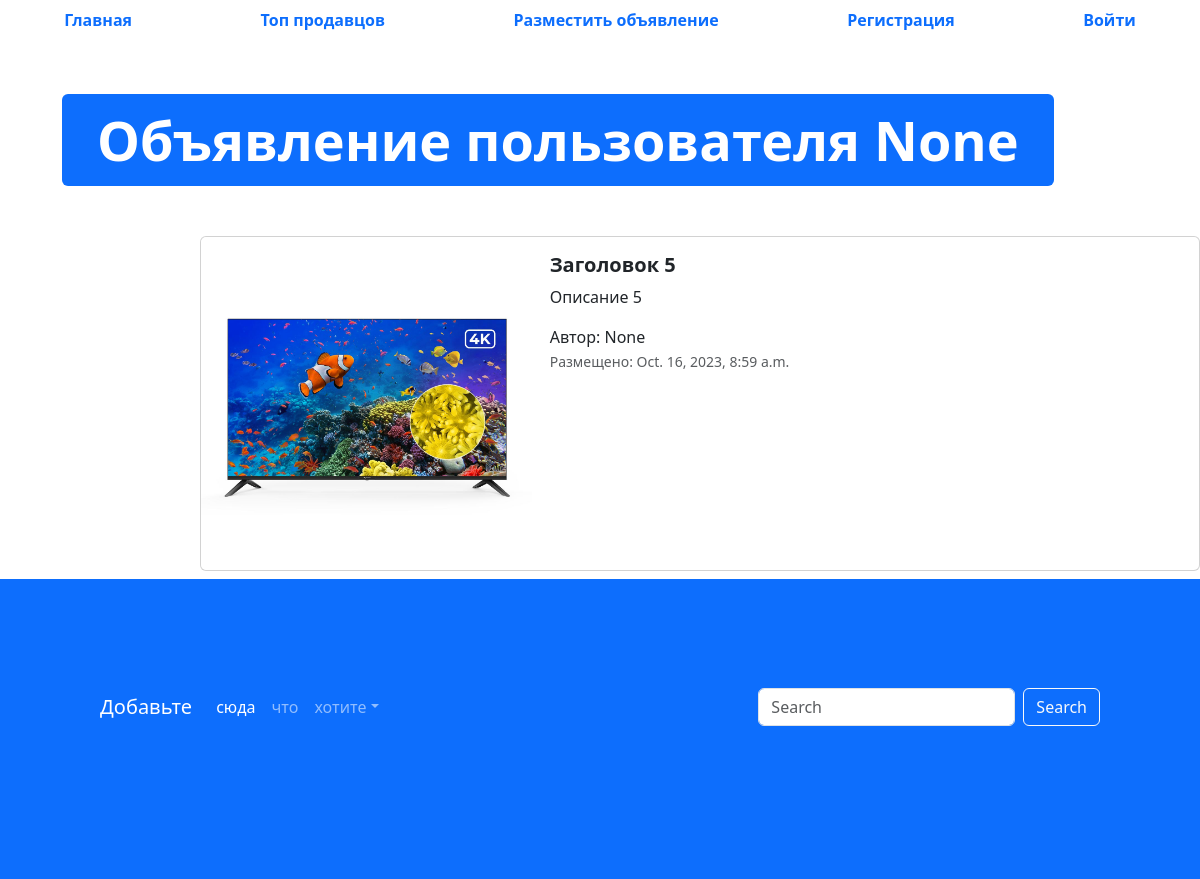
Page /advertisement/5 on the committed database.
### app_advertisement/models.py (models this page shows, shortened)
class Advertisement(models.Model):
    title = models.CharField('Заголовок', max_length=128)
    description = models.TextField('Описание')
    price = models.DecimalField('Цена', max_digits=10, decimal_places=2)
    auction = models.BooleanField('Торг', help_text='Отметьте, если торг будет уместен')
    created_at = models.DateTimeField('Дата создания', auto_now_add=True)
    updated_at = models.DateTimeField('Дата обновления', auto_now=True)
    user = models.ForeignKey(User, verbose_name='пользователь', on_delete=models.CASCADE, blank=True,null=True)
    image = models.ImageField("изображение", upload_to="advertisements/")
    class Meta:
        db_table = 'advertisements'

### app_advertisement/views.py (the view)
# urls.py: path('advertisement/<int:pk>', advertisement_detail, name = 'adv_detail'),
def advertisement_detail(request, pk):
    advertisement = Advertisement.objects.get(id=pk)
    context = {'advertisement' : advertisement}
    return render(request, 'app_advertisement/advertisement.html', context)

### templates/app_advertisement/advertisement.html (shortened to what this page needs)
{% extends 'base.html' %}
{% load static %}
{% block content %}
  <ul class="nav nav-pills sticky-top bg-white nav-fill">
    <li class="nav-item">
      <a class="nav-link" href="{% url 'main_page' %}">
        <span style="font-weight: bold;">Главная</span>
      </a>
    </li>
    <li class="nav-item">
      <a class="nav-link" href="{% url 'top_sellers' %}"><span style="font-weight: bold;">Топ продавцов</span>
      </a>
    </li>
    <li class="nav-item">
      <a class="nav-link" href="{% url 'adv_post' %}">
        <span style="font-weight: bold;">Разместить объявление</span>
      </a>
    </li>
    {% if not user.is_authenticated %}
    <li class="nav-item">
      <a class="nav-link" href="{% url 'register' %}">
        <span style="font-weight: bold;">Регистрация</span>
      </a>
    </li>
    <li class="nav-item">
      <a class="nav-link" href="{% url 'login' %}">
        <span style="font-weight: bold;">Войти</span>
      </a>
    </li>
    {% endif %}
  </ul>
  <div class="container" style="margin: 50px;">
    <div class="display-2">
      <span class="badge bg-primary">Объявление пользователя {{ advertisement.user }}</span>
    </div>
  </div>
  <div class="col offset-2">
    <div class="card mb-2" style="max-width: 1200px; margin-top: 20px;">
      <div class="row g-0">
        <div class="col-md-4">
          <a href="#" class="nav-link">
            <img src="{% if advertisement.image %} {{ advertisement.image.url }} {% else %} {% static 'img/adv.png' %} {% endif %}" class="img-fluid rounded-start" alt="Card title">
          </a>
        </div>
        <div class="col">
          <div class="card-body">
            <h5 class="card-title">
              <a href="#" class="nav-link"><strong>{{ advertisement.title }}</strong></a>
            </h5>
            <p class="card-text">
             {{ advertisement.description }}
            </p>
            <span>Автор: {{ advertisement.user }}</span>
            <p class="card-text"><small class="text-muted">Размещено: {{ advertisement.created_at }}</small></p>
          </div>
        </div>
      </div>
    </div>
  </div>
  <footer style="padding: 100px; min-height: 300px;" class="bg-primary">
    <nav class="navbar navbar-expand-sm navbar-dark">
      <a class="navbar-brand" href="#">Добавьте</a>
      <div class="collapse navbar-collapse" id="collapsibleNavId">
        <ul class="navbar-nav me-auto mt-2 mt-lg-0">
          <li class="nav-item">
            <a class="nav-link active" href="#" aria-current="page">сюда</a>
          </li>
          <li class="nav-item">
            <a class="nav-link" href="#">что</a>
          </li>
          <li class="nav-item dropdown">
            <a class="nav-link dropdown-toggle" href="#" id="dropdownId" data-bs-toggle="dropdown" aria-haspopup="true"
              aria-expanded="false">хотите</a>
          </li>
        </ul>
        <form class="d-flex my-2 my-lg-0">
          <input class="form-control me-sm-2" type="text" placeholder="Search">
          <button class="btn btn-outline-light my-2 my-sm-0" type="submit">Search</button>
        </form>
      </div>
    </nav>
  </footer>
{% endblock %}

### rows in the picture
Advertisement: user "None", image (picture), title "Заголовок 5", description "Описание 5", created_at "Oct. 16, 2023, 8:59 a.m."
